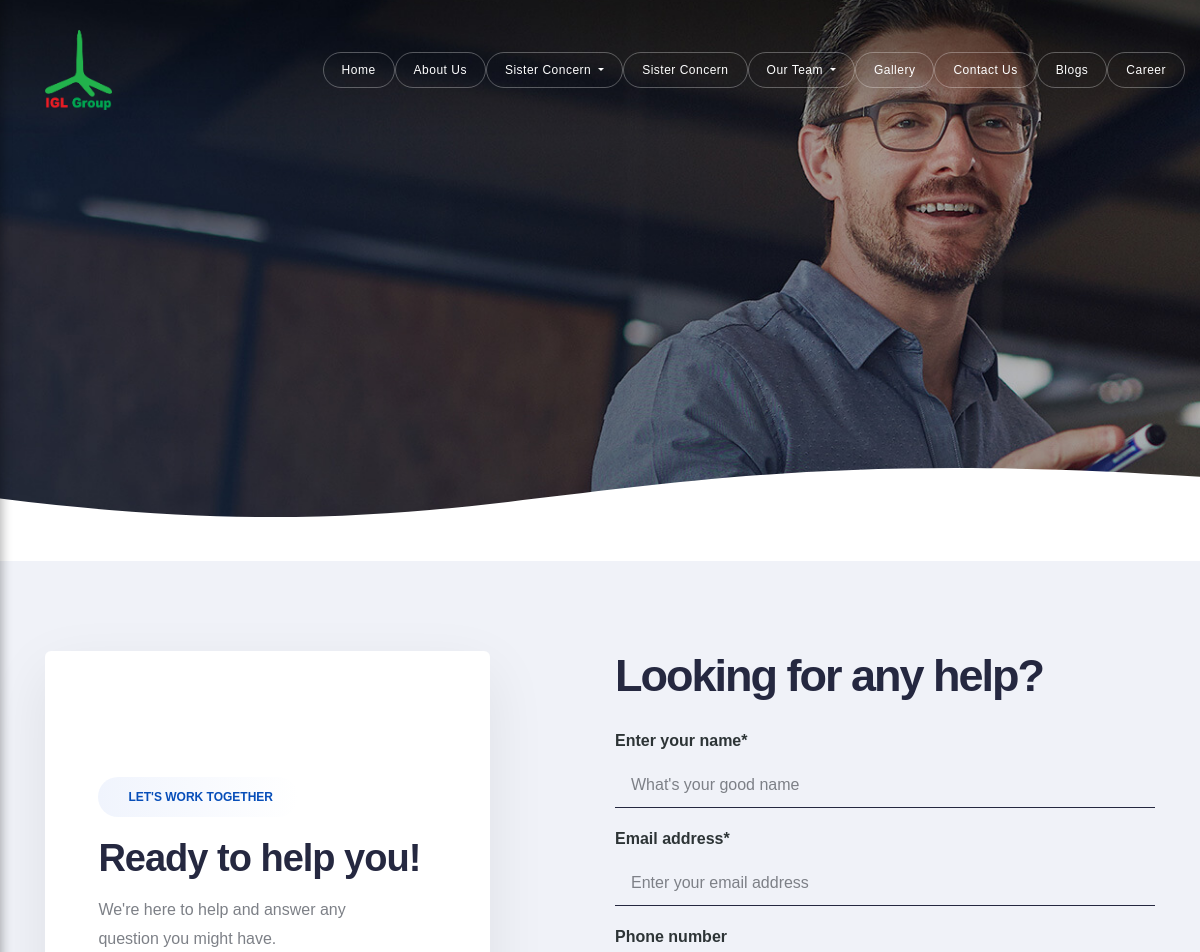
The app's page /feedback/ (upper part), older data.
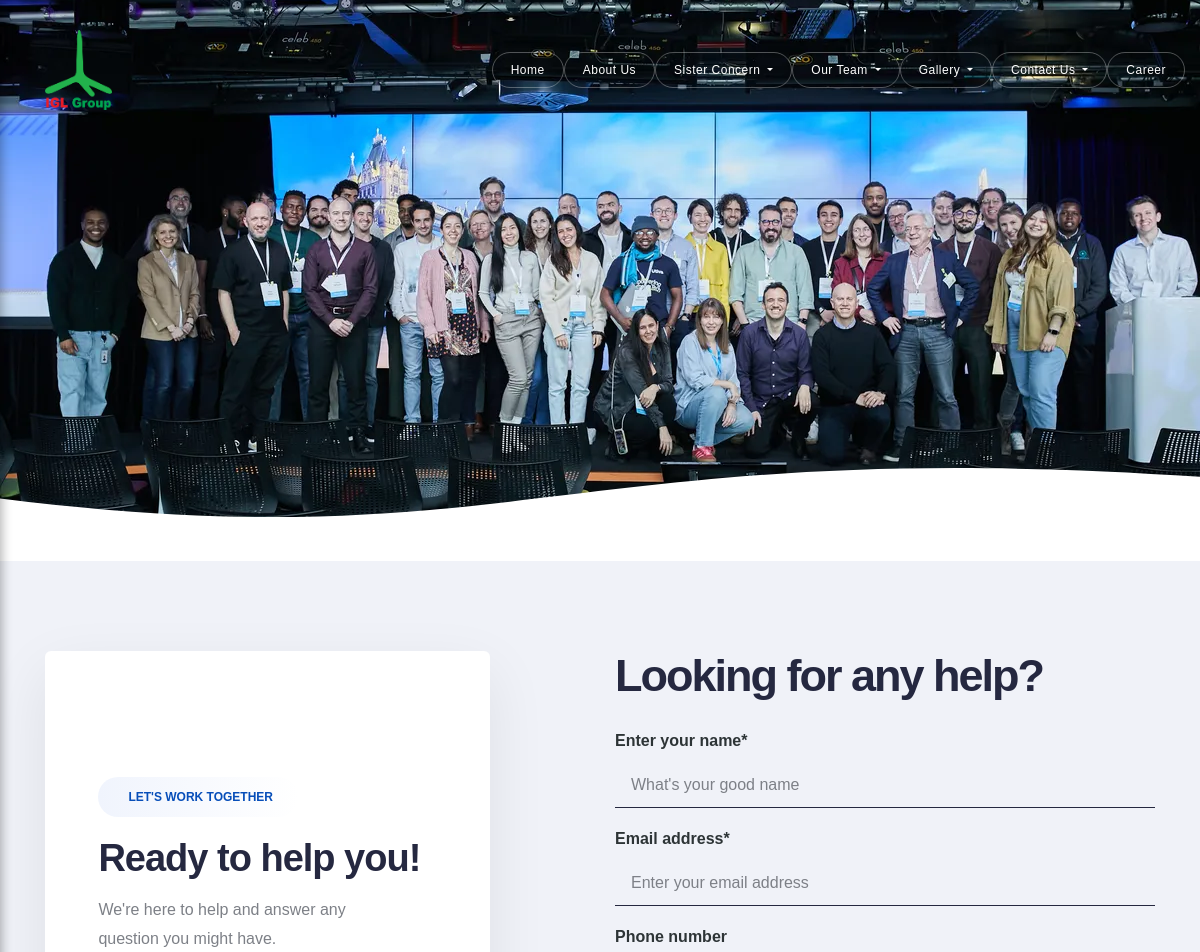
The same page, newer data.
### igl/models.py (models this page shows, shortened)
class NavMenu(models.Model):
    name = models.CharField(max_length=255)
    url = models.CharField(max_length=255)  # Use CharField instead of URLField
    is_active = models.BooleanField(default=True)
    parent = models.ForeignKey('self', on_delete=models.CASCADE, null=True, blank=True, related_name='sub_menus')

class ContactBanner(models.Model):
    title = models.CharField(max_length=255, default="Contact Us")
    background_image = models.ImageField(upload_to='banners/')

### igl/views.py (the view, shortened to what this page needs)
# urls.py: path('feedback/', views.feedback, name='feedback'),
def feedback(request):
    banner = ContactBanner.objects.first()
    context = {
        "banner": banner,
    }
    return render(request, 'frontend/Feedback.html', context)

### igl/context_processors.py (called while the page is built)
def global_context(request):
    logo = Logo.objects.filter(is_active=True).first()
    menus = NavMenu.objects.filter(is_active=True)
    sister_concerns = SisterConcern.objects.all()
    return {
        'logo': logo,
        'menus': menus,
        'sister_concerns': sister_concerns,
    }

### igl/templates/frontend/Feedback.html (shortened to what this page needs)
{% extends "frontend/base.html" %}
{% load static %}
{% block body %}
<section
    class="pt-0 cover-background ipad-top-space-margin sm-pb-0"
    style="background-image: url('{{ banner.background_image.url }}');">
    <div class="shape-image-animation bottom-0 p-0 w-100 d-none d-md-block">
    </div>
    <div class="container">
        <div class="row align-items-center justify-content-center h-500px sm-h-300px">
        </div>
    </div>
</section>
<section class="bg-very-light-gray position-relative">
    <div class="container">
        <div class="row mb-8">
            <div class="col-xl-5 col-lg-6 md-mb-50px">
                <div class="bg-white border-radius-6px box-shadow-quadruple-large p-10 ps-12 pe-12 lg-ps-8 lg-pe-8 h-100 d-flex flex-wrap flex-column justify-content-center">
                    <span class="ps-25px pe-25px mb-20px text-uppercase text-base-color fs-12 lh-40 fw-700 border-radius-100px bg-gradient-very-light-gray-transparent d-inline-flex align-self-start">
                        Let's work together
                    </span>
                    <h4 class="text-dark-gray ls-minus-1px fw-700 mb-15px">Ready to help you!</h4>
                    <p class="w-85 sm-w-100">We're here to help and answer any question you might have.</p>
                </div>
            </div>
            <div class="col-lg-6 offset-xl-1 md-mb-50px sm-mb-0">
                <h3 class="text-dark-gray ls-minus-2px fw-700">Looking for any help?</h3>
                <form id="contact-form" class="contact-form-style-03">
                    <div class="form-group mb-3">
                        <label for="name" class="form-label text-dark-gray fw-600">Enter your name*</label>
                        <input class="form-control border-color-dark-gray rounded-0 px-3 py-2" id="name" type="text" name="name" placeholder="What's your good name" required>
                    </div>
                    <div class="form-group mb-3">
                        <label for="email" class="form-label text-dark-gray fw-600">Email address*</label>
                        <input class="form-control border-color-dark-gray rounded-0 px-3 py-2" id="email" type="email" name="email" placeholder="Enter your email address" required>
                    </div>
                    <div class="form-group mb-3">
                        <label for="phone_number" class="form-label text-dark-gray fw-600">Phone number</label>
                    </div>
                </form>
            </div>
        </div>
    </div>
</section>
{% endblock %}

### igl/templates/frontend/base.html (shortened to what this page needs)
{% load static %}
<!doctype html>
<html class="no-js" lang="en">
    <head>
        <link href="https://cdnjs.cloudflare.com/ajax/libs/font-awesome/6.0.0-beta3/css/all.min.css" rel="stylesheet">
        <link href="https://cdn.jsdelivr.net/npm/bootstrap@5.1.3/dist/css/bootstrap.min.css" rel="stylesheet">
        <link rel="stylesheet" href="https://cdn.jsdelivr.net/npm/bootstrap@5.3.0/dist/css/bootstrap.min.css">
        <link rel="stylesheet" href="https://unpkg.com/swiper/swiper-bundle.min.css" />
        <link href="https://unpkg.com/aos@2.3.1/dist/aos.css" rel="stylesheet">
        <link rel="stylesheet" href="{% static 'css/vendors.min.css' %}">
<link rel="stylesheet" href="{% static 'css/icon.min.css' %}">
<link rel="stylesheet" href="{% static 'css/style.min.css' %}">
<link rel="stylesheet" href="{% static 'css/responsive.min.css' %}">
<link rel="stylesheet" href="{% static 'css/it-business/it-business.css' %}">
<link rel="stylesheet" href="{% static 'css/style.css' %}">
    <link href="https://unpkg.com/aos@2.3.1/dist/aos.css" rel="stylesheet">
    </head>
      <header>
<nav class="navbar navbar-expand-lg navbar-light bg-transparent header-reverse glass-effect">
    <div class="container navbar-container">
        <a class="navbar-brand" href="{% url 'home' %}">
            {% if logo %}
                <img src="{{ logo.image.url }}" alt="{{ logo.alt_text }}" style="max-height: 80px; margin-left: 30px;">
            {% else %}
                <p>No logo available</p>
            {% endif %}
        </a>
<div class="collapse navbar-collapse justify-content-center text-center d-none d-lg-block" id="navbarNav">
    <ul class="navbar-nav">
        {% for menu in menus %}
                {% if forloop.counter == 3 %}
                    <li class="nav-item dropdown">
                        <a href="#" class="btn btn-large btn-transparent-white-light btn-rounded text-transform-none border-1 dropdown-toggle"
                           id="navbarDropdownSisterConcern" role="button" data-bs-toggle="dropdown" aria-expanded="false"
                           style="padding: 8px 18px;">
                            Sister Concern
                        </a>
                    </li>
                {% endif %}
                {% if menu.sub_menus.exists %}
                    <li class="nav-item dropdown">
                        <a href="{{ menu.url }}" class="btn btn-large btn-transparent-white-light btn-rounded text-transform-none border-1 dropdown-toggle"
                           id="navbarDropdownMenuLink" role="button" data-bs-toggle="dropdown" aria-expanded="false"
                           style="padding: 8px 18px;">
                            {{ menu.name }}
                        </a>
                    </li>
                {% else %}
                    <li class="nav-item">
                        <a href="{{ menu.url }}" class="btn btn-large btn-transparent-white-light btn-rounded text-transform-none border-1"
                           style="padding: 8px 18px;">
                            {{ menu.name }}
                        </a>
                    </li>
                {% endif %}
            {% endfor %}
    </ul>
</div>
    </div>
</nav>
    </header>
    <body data-mobile-nav-style="full-screen-menu" data-mobile-nav-bg-color="#252840">
        {% block body %}{% endblock %}
    </body>
</html>

Row changes from the older to the newer data that the page shows:
no longer on this page (row edited): NavMenu: shows "Sister Concern", name "Sister Concern"
removed NavMenu: name "Blogs"
shown differently, row unchanged: NavMenu "Our Team": now shows "Sister Concern"
changed ContactBanner: background_image: a different picture
